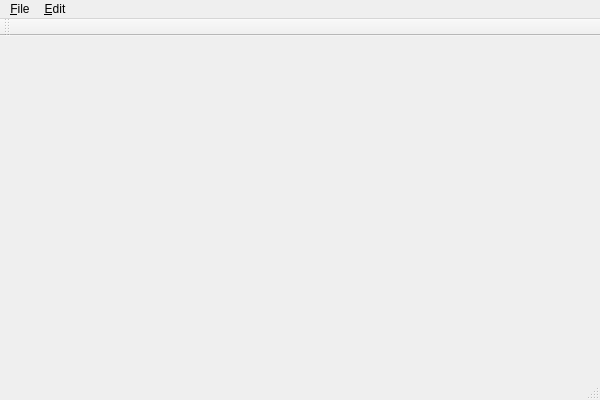
<?xml version="1.0" encoding="UTF-8"?>
<ui version="4.0">
 <class>NiepceMain</class>
 <widget class="QMainWindow" name="NiepceMain">
  <property name="geometry">
   <rect>
    <x>0</x>
    <y>0</y>
    <width>600</width>
    <height>400</height>
   </rect>
  </property>
  <property name="windowTitle">
   <string>NiepceMain</string>
  </property>
  <widget class="QWidget" name="centralWidget"/>
  <widget class="QMenuBar" name="menuBar">
   <property name="geometry">
    <rect>
     <x>0</x>
     <y>0</y>
     <width>600</width>
     <height>23</height>
    </rect>
   </property>
   <widget class="QMenu" name="menu_File">
    <property name="title">
     <string>&amp;File</string>
    </property>
    <addaction name="actionE_xit"/>
   </widget>
   <widget class="QMenu" name="menu_Edit">
    <property name="title">
     <string>&amp;Edit</string>
    </property>
    <addaction name="action_Libraries"/>
    <addaction name="action_Preferences"/>
   </widget>
   <addaction name="menu_File"/>
   <addaction name="menu_Edit"/>
  </widget>
  <widget class="QToolBar" name="mainToolBar">
   <attribute name="toolBarArea">
    <enum>TopToolBarArea</enum>
   </attribute>
   <attribute name="toolBarBreak">
    <bool>false</bool>
   </attribute>
  </widget>
  <widget class="QStatusBar" name="statusBar"/>
  <action name="actionE_xit">
   <property name="text">
    <string>E&amp;xit</string>
   </property>
  </action>
  <action name="action_Libraries">
   <property name="text">
    <string>&amp;Libraries</string>
   </property>
  </action>
  <action name="action_Preferences">
   <property name="text">
    <string>&amp;Preferences</string>
   </property>
  </action>
 </widget>
 <layoutdefault spacing="6" margin="11"/>
 <resources/>
 <connections>
  <connection>
   <sender>actionE_xit</sender>
   <signal>triggered()</signal>
   <receiver>NiepceMain</receiver>
   <slot>close()</slot>
   <hints>
    <hint type="sourcelabel">
     <x>-1</x>
     <y>-1</y>
    </hint>
    <hint type="destinationlabel">
     <x>299</x>
     <y>199</y>
    </hint>
   </hints>
  </connection>
 </connections>
</ui>
